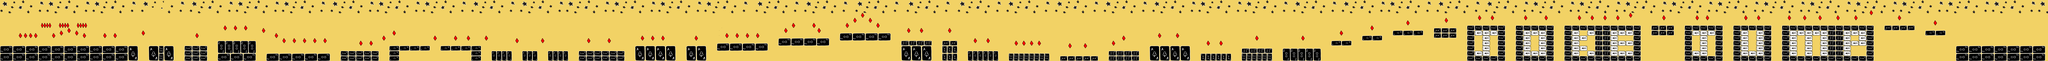

A 2D game scene composited from a Tiled map and its tileset images. What follows is a short description and the map's XML, with each tile layer's data collapsed to a summary:
An orthogonal 800x24 tile map with 32x32 px tiles, 1 tile layer (Background) and 151 objects.

<map version="1.0" orientation="orthogonal" width="800" height="24" tilewidth="32" tileheight="32">
 <tileset firstgid="1" name="tilemap3" tilewidth="32" tileheight="32">
  <image source="tilemap3.png" width="704" height="480" />
 </tileset>
 <layer name="Background" width="800" height="24">
  <data>[19200 cells, 19200 non-empty, 254 distinct tile ids]</data>
 </layer>
 <objectgroup name="Collision" width="800" height="24">
  <object x="1" y="578" width="1722" height="189" />
  <object x="2305" y="576" width="287" height="191" />
  <object x="2718" y="510" width="480" height="256" />
  <object x="3327" y="671" width="800" height="96" />
  <object x="4257" y="638" width="476" height="128" />
  <object x="4863" y="575" width="512" height="192" />
  <object x="5506" y="576" width="507" height="61" />
  <object x="5885" y="638" width="128" height="128" />
  <object x="6141" y="641" width="256" height="128" />
  <object x="6525" y="639" width="192" height="128" />
  <object x="6846" y="638" width="256" height="128" />
  <object x="7230" y="640" width="576" height="128" />
  <object x="8578" y="576" width="252" height="189" />
  <object x="1855" y="574" width="320" height="192" />
  <object x="8964" y="545" width="632" height="93" />
  <object x="9730" y="481" width="637" height="96" />
  <object x="10493" y="416" width="640" height="96" />
  <object x="11259" y="512" width="384" height="256" />
  <object x="11777" y="512" width="189" height="253" />
  <object x="12096" y="639" width="384" height="128" />
  <object x="12610" y="670" width="512" height="96" />
  <object x="13250" y="705" width="475" height="63" />
  <object x="13858" y="638" width="384" height="128" />
  <object x="14371" y="577" width="512" height="189" />
  <object x="15006" y="671" width="384" height="96" />
  <object x="15520" y="607" width="384" height="159" />
  <object x="16032" y="609" width="480" height="156" />
  <object x="16643" y="512" width="250" height="63" />
  <object x="17023" y="447" width="256" height="64" />
  <object x="17410" y="383" width="383" height="64" />
  <object x="17921" y="353" width="287" height="124" />
  <object x="18335" y="320" width="480" height="448" />
  <object x="18944" y="318" width="480" height="448" />
  <object x="19554" y="318" width="960" height="448" />
  <object x="7938" y="574" width="508" height="192" />
  <object x="20643" y="321" width="287" height="124" />
  <object x="21057" y="321" width="480" height="448" />
  <object x="21664" y="320" width="480" height="448" />
  <object x="22274" y="320" width="1150" height="448" />
  <object x="24450" y="576" width="1114" height="190" />
  <object x="24065" y="384" width="256" height="64" />
  <object x="23551" y="322" width="383" height="64" />
 </objectgroup>
 <objectgroup name="Coin" width="800" height="24">
  <object x="254" y="448" />
  <object x="318" y="446" />
  <object x="384" y="446" />
  <object x="446" y="448" />
  <object x="20383" y="194" />
  <object x="20224" y="224" />
  <object x="17598" y="289" />
  <object x="20061" y="226" />
  <object x="19903" y="224" />
  <object x="19743" y="226" />
  <object x="19327" y="224" />
  <object x="19071" y="223" />
  <object x="18655" y="223" />
  <object x="18493" y="224" />
  <object x="16767" y="416" />
  <object x="17151" y="352" />
  <object x="18078" y="259" />
  <object x="16286" y="482" />
  <object x="15711" y="481" />
  <object x="15103" y="546" />
  <object x="15263" y="547" />
  <object x="14493" y="447" />
  <object x="14719" y="450" />
  <object x="13917" y="544" />
  <object x="14046" y="482" />
  <object x="13375" y="577" />
  <object x="13568" y="579" />
  <object x="12702" y="544" />
  <object x="12799" y="544" />
  <object x="12896" y="547" />
  <object x="12992" y="547" />
  <object x="12190" y="514" />
  <object x="12353" y="516" />
  <object x="11870" y="388" />
  <object x="11360" y="386" />
  <object x="11519" y="389" />
  <object x="10591" y="321" />
  <object x="10688" y="257" />
  <object x="10784" y="194" />
  <object x="10881" y="257" />
  <object x="10978" y="322" />
  <object x="9822" y="388" />
  <object x="9918" y="321" />
  <object x="10176" y="320" />
  <object x="10241" y="388" />
  <object x="9086" y="451" />
  <object x="6783" y="514" />
  <object x="6080" y="483" />
  <object x="5695" y="482" />
  <object x="5856" y="481" />
  <object x="5440" y="481" />
  <object x="4064" y="514" />
  <object x="2817" y="352" />
  <object x="2943" y="353" />
  <object x="3069" y="353" />
  <object x="2463" y="449" />
  <object x="670" y="449" />
  <object x="769" y="418" />
  <object x="864" y="386" />
  <object x="961" y="416" />
  <object x="20799" y="226" />
  <object x="21216" y="224" />
  <object x="21345" y="224" />
  <object x="21823" y="223" />
  <object x="21983" y="226" />
  <object x="22368" y="226" />
  <object x="22558" y="226" />
  <object x="22751" y="226" />
  <object x="22974" y="226" />
  <object x="23199" y="226" />
  <object x="23392" y="161" />
  <object x="23741" y="224" />
  <object x="24191" y="288" />
 </objectgroup>
 <objectgroup name="Coin1" width="800" height="24">
  <object x="526" y="322" />
  <object x="560" y="322" />
  <object x="591" y="322" />
  <object x="623" y="322" />
  <object x="1057" y="450" />
  <object x="1312" y="449" />
  <object x="1440" y="447" />
  <object x="1792" y="419" />
 </objectgroup>
 <objectgroup name="Coin2" width="800" height="24">
  <object x="752" y="325" />
  <object x="784" y="322" />
  <object x="817" y="322" />
  <object x="848" y="322" />
  <object x="4512" y="546" />
  <object x="4640" y="544" />
  <object x="4798" y="482" />
  <object x="4928" y="417" />
  <object x="3295" y="386" />
  <object x="3456" y="449" />
  <object x="3553" y="514" />
  <object x="3679" y="515" />
  <object x="3809" y="514" />
  <object x="3936" y="515" />
 </objectgroup>
 <objectgroup name="Coin3" width="800" height="24">
  <object x="978" y="324" />
  <object x="1007" y="324" />
  <object x="1040" y="322" />
  <object x="1072" y="321" />
  <object x="9216" y="449" />
  <object x="9342" y="450" />
  <object x="9471" y="449" />
  <object x="8704" y="482" />
  <object x="8286" y="481" />
  <object x="8157" y="481" />
  <object x="8031" y="479" />
  <object x="7358" y="515" />
  <object x="7615" y="515" />
  <object x="6464" y="514" />
 </objectgroup>
</map>
